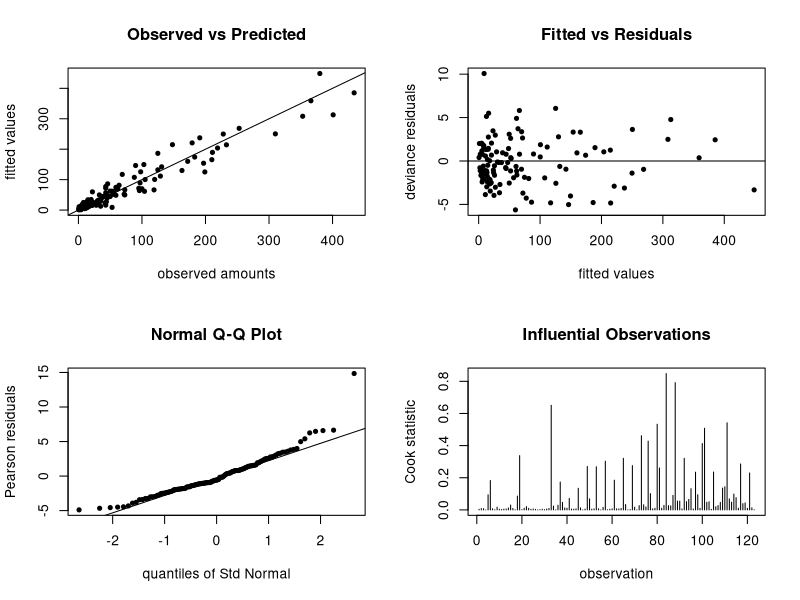

This chart was generated by the following R code:
# Fitting a G.L.M. (frequency) model to the privately owned, comprehensive insurance claims data in 1975.
# estimating variance function to check for over-dispersion
#
# read the data file

PCarIns.tmp <- read.csv("PrivateCarIns1975-Data.csv")
attach(PCarIns.tmp)
PCarIns <- PCarIns.tmp[PCarIns.tmp$Numb.Claims>0,]
detach(PCarIns.tmp)
attach(PCarIns)

# understand and summarize the data.
print(summary(PCarIns))
# convert to categorical
Pol.Age <- factor(Pol.Age)
Car.Group <- factor(Car.Group)
Veh.Age <- factor(Veh.Age)

# hist(Avg.Claims,breaks=50,prob=T)
# glm (poisson) models estimated using quasi-likelihood functions

 pcarins.glm <- glm(Numb.Claims~Pol.Age+Car.Group+Veh.Age, family=quasi(link="log",variance="mu"))
# pcarins.glm <- glm(Numb.Claims~Pol.Age+Car.Group+Veh.Age, family=poisson)
print(summary(pcarins.glm))
print(anova(pcarins.glm, test="F")) #F because of quasi

# plot(Numb.Claims,predict(pcarins.glm))
 
par(mfrow=c(2,2))
plot(Numb.Claims,fitted(pcarins.glm),xlab="observed amounts",ylab="fitted values",main="Observed vs Predicted",pch=20)
abline(0,1)
plot(fitted(pcarins.glm),resid(pcarins.glm,type="deviance"),xlab="fitted values",ylab="deviance residuals",main="Fitted vs Residuals",pch=20)
abline(0,0)
qqnorm(resid(pcarins.glm,type="pearson"), xlab="quantiles of Std Normal",ylab="Pearson residuals",pch=20)
qqline(resid(pcarins.glm))

# diagnostic plots
library(boot)
pcarins.glm.diag <- glm.diag(pcarins.glm)
# print(names(pcarins.glm.diag))
# glm.diag.plots(pcarins.glm,pcarins.glm.diag)
# plot(pcarins.glm)

ts.plot(pcarins.glm.diag$cook,type="h",gpars=list(xlab="observation",ylab="Cook statistic",main="Influential Observations",pch=20))

# plot predicted values with each regressor variable
# plot(Pol.Age,resid(pcarins.glm))
# plot(Car.Group,resid(pcarins.glm))
# plot(Veh.Age,resid(pcarins.glm))
detach(PCarIns)